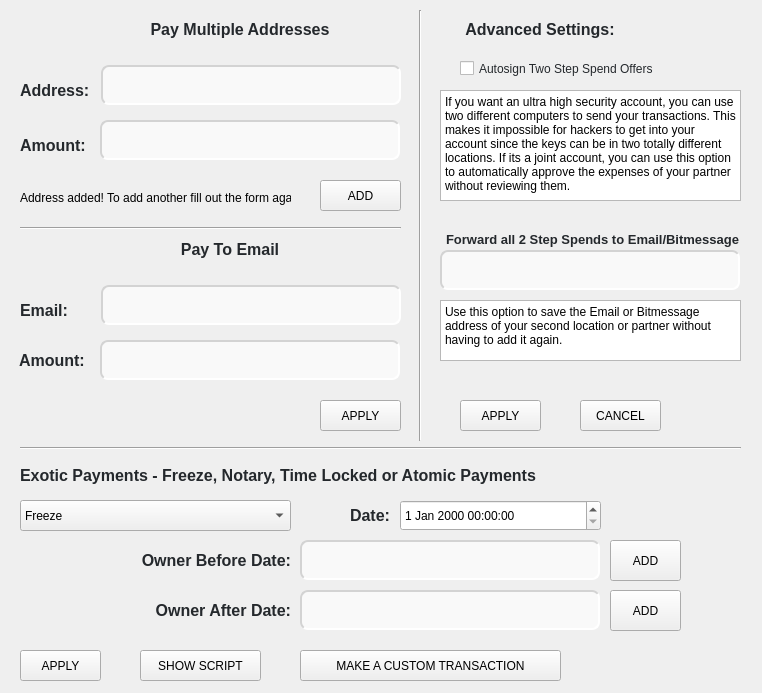
<?xml version="1.0" encoding="UTF-8"?>
<ui version="4.0">
 <class>Form</class>
 <widget class="QWidget" name="Form">
  <property name="geometry">
   <rect>
    <x>0</x>
    <y>0</y>
    <width>762</width>
    <height>693</height>
   </rect>
  </property>
  <property name="windowTitle">
   <string>Form</string>
  </property>
  <widget class="QLabel" name="AmountLabel">
   <property name="geometry">
    <rect>
     <x>20</x>
     <y>125</y>
     <width>66</width>
     <height>40</height>
    </rect>
   </property>
   <property name="font">
    <font>
     <family>Arial</family>
     <pointsize>12</pointsize>
     <weight>75</weight>
     <italic>false</italic>
     <bold>true</bold>
    </font>
   </property>
   <property name="styleSheet">
    <string notr="true">color:#24282C;
font: bold 12pt &quot;Arial&quot;;</string>
   </property>
   <property name="text">
    <string>Amount:</string>
   </property>
  </widget>
  <widget class="QLabel" name="PayToLabel">
   <property name="geometry">
    <rect>
     <x>20</x>
     <y>70</y>
     <width>71</width>
     <height>40</height>
    </rect>
   </property>
   <property name="font">
    <font>
     <family>Arial</family>
     <pointsize>12</pointsize>
     <weight>75</weight>
     <italic>false</italic>
     <bold>true</bold>
    </font>
   </property>
   <property name="styleSheet">
    <string notr="true">color:#24282C;
font: bold 12pt &quot;Arial&quot;;</string>
   </property>
   <property name="text">
    <string>Address:</string>
   </property>
  </widget>
  <widget class="QLineEdit" name="BitAmount">
   <property name="geometry">
    <rect>
     <x>100</x>
     <y>120</y>
     <width>300</width>
     <height>40</height>
    </rect>
   </property>
   <property name="minimumSize">
    <size>
     <width>300</width>
     <height>40</height>
    </size>
   </property>
   <property name="maximumSize">
    <size>
     <width>300</width>
     <height>40</height>
    </size>
   </property>
   <property name="styleSheet">
    <string notr="true">font: 14pt &quot;Arial&quot;;
color: #24282C;
background-color:rgba(251, 251, 251, 80%);
border-radius: 8px;
     border-style: inset;
border-width: 2px;
border-color: lightgrey;
</string>
   </property>
  </widget>
  <widget class="QLineEdit" name="BitPayTo">
   <property name="geometry">
    <rect>
     <x>101</x>
     <y>65</y>
     <width>300</width>
     <height>40</height>
    </rect>
   </property>
   <property name="minimumSize">
    <size>
     <width>300</width>
     <height>40</height>
    </size>
   </property>
   <property name="maximumSize">
    <size>
     <width>300</width>
     <height>40</height>
    </size>
   </property>
   <property name="styleSheet">
    <string notr="true">font: 14pt &quot;Arial&quot;;
color: #24282C;
background-color:rgba(251, 251, 251, 80%);
border-radius: 8px;
     border-style: inset;
border-width: 2px;
border-color: lightgrey;
</string>
   </property>
  </widget>
  <widget class="QLabel" name="MultiPay">
   <property name="geometry">
    <rect>
     <x>150</x>
     <y>20</y>
     <width>180</width>
     <height>19</height>
    </rect>
   </property>
   <property name="minimumSize">
    <size>
     <width>180</width>
     <height>0</height>
    </size>
   </property>
   <property name="font">
    <font>
     <family>Arial</family>
     <pointsize>12</pointsize>
     <weight>75</weight>
     <italic>false</italic>
     <bold>true</bold>
    </font>
   </property>
   <property name="layoutDirection">
    <enum>Qt::LeftToRight</enum>
   </property>
   <property name="styleSheet">
    <string notr="true">color:#24282C;
font: bold 12pt &quot;Arial&quot;;</string>
   </property>
   <property name="text">
    <string>Pay Multiple Addresses</string>
   </property>
   <property name="alignment">
    <set>Qt::AlignCenter</set>
   </property>
  </widget>
  <widget class="QLabel" name="Email">
   <property name="geometry">
    <rect>
     <x>140</x>
     <y>240</y>
     <width>180</width>
     <height>19</height>
    </rect>
   </property>
   <property name="minimumSize">
    <size>
     <width>180</width>
     <height>0</height>
    </size>
   </property>
   <property name="font">
    <font>
     <family>Arial</family>
     <pointsize>12</pointsize>
     <weight>75</weight>
     <italic>false</italic>
     <bold>true</bold>
    </font>
   </property>
   <property name="layoutDirection">
    <enum>Qt::LeftToRight</enum>
   </property>
   <property name="styleSheet">
    <string notr="true">color:#24282C;
font: bold 12pt &quot;Arial&quot;;</string>
   </property>
   <property name="text">
    <string>Pay To Email</string>
   </property>
   <property name="alignment">
    <set>Qt::AlignCenter</set>
   </property>
  </widget>
  <widget class="QPushButton" name="APPLY">
   <property name="geometry">
    <rect>
     <x>460</x>
     <y>400</y>
     <width>81</width>
     <height>31</height>
    </rect>
   </property>
   <property name="text">
    <string>APPLY</string>
   </property>
  </widget>
  <widget class="QPushButton" name="CANCEL">
   <property name="geometry">
    <rect>
     <x>580</x>
     <y>400</y>
     <width>81</width>
     <height>31</height>
    </rect>
   </property>
   <property name="text">
    <string>CANCEL</string>
   </property>
  </widget>
  <widget class="QLineEdit" name="BitPayTo_2">
   <property name="geometry">
    <rect>
     <x>101</x>
     <y>285</y>
     <width>300</width>
     <height>40</height>
    </rect>
   </property>
   <property name="minimumSize">
    <size>
     <width>300</width>
     <height>40</height>
    </size>
   </property>
   <property name="maximumSize">
    <size>
     <width>300</width>
     <height>40</height>
    </size>
   </property>
   <property name="styleSheet">
    <string notr="true">font: 14pt &quot;Arial&quot;;
color: #24282C;
background-color:rgba(251, 251, 251, 80%);
border-radius: 8px;
     border-style: inset;
border-width: 2px;
border-color: lightgrey;
</string>
   </property>
  </widget>
  <widget class="QLabel" name="PayToLabel_2">
   <property name="geometry">
    <rect>
     <x>20</x>
     <y>290</y>
     <width>66</width>
     <height>40</height>
    </rect>
   </property>
   <property name="font">
    <font>
     <family>Arial</family>
     <pointsize>12</pointsize>
     <weight>75</weight>
     <italic>false</italic>
     <bold>true</bold>
    </font>
   </property>
   <property name="styleSheet">
    <string notr="true">color:#24282C;
font: bold 12pt &quot;Arial&quot;;</string>
   </property>
   <property name="text">
    <string>Email:</string>
   </property>
  </widget>
  <widget class="Line" name="line">
   <property name="geometry">
    <rect>
     <x>20</x>
     <y>220</y>
     <width>381</width>
     <height>16</height>
    </rect>
   </property>
   <property name="orientation">
    <enum>Qt::Horizontal</enum>
   </property>
  </widget>
  <widget class="Line" name="line_2">
   <property name="geometry">
    <rect>
     <x>410</x>
     <y>10</y>
     <width>20</width>
     <height>431</height>
    </rect>
   </property>
   <property name="orientation">
    <enum>Qt::Vertical</enum>
   </property>
  </widget>
  <widget class="QPushButton" name="APPLYEMAIL">
   <property name="geometry">
    <rect>
     <x>320</x>
     <y>400</y>
     <width>81</width>
     <height>31</height>
    </rect>
   </property>
   <property name="text">
    <string>APPLY</string>
   </property>
  </widget>
  <widget class="QPushButton" name="ADD">
   <property name="geometry">
    <rect>
     <x>320</x>
     <y>180</y>
     <width>81</width>
     <height>31</height>
    </rect>
   </property>
   <property name="text">
    <string>ADD</string>
   </property>
  </widget>
  <widget class="QLabel" name="Advanced">
   <property name="geometry">
    <rect>
     <x>450</x>
     <y>20</y>
     <width>180</width>
     <height>19</height>
    </rect>
   </property>
   <property name="minimumSize">
    <size>
     <width>180</width>
     <height>0</height>
    </size>
   </property>
   <property name="font">
    <font>
     <family>Arial</family>
     <pointsize>12</pointsize>
     <weight>75</weight>
     <italic>false</italic>
     <bold>true</bold>
    </font>
   </property>
   <property name="layoutDirection">
    <enum>Qt::LeftToRight</enum>
   </property>
   <property name="styleSheet">
    <string notr="true">color:#24282C;
font: bold 12pt &quot;Arial&quot;;</string>
   </property>
   <property name="text">
    <string>Advanced Settings:</string>
   </property>
   <property name="alignment">
    <set>Qt::AlignCenter</set>
   </property>
  </widget>
  <widget class="QLabel" name="Note">
   <property name="geometry">
    <rect>
     <x>20</x>
     <y>190</y>
     <width>271</width>
     <height>16</height>
    </rect>
   </property>
   <property name="text">
    <string>Address added! To add another fill out the form again.</string>
   </property>
  </widget>
  <widget class="QLabel" name="AmountLabel_2">
   <property name="geometry">
    <rect>
     <x>19</x>
     <y>340</y>
     <width>66</width>
     <height>40</height>
    </rect>
   </property>
   <property name="font">
    <font>
     <family>Arial</family>
     <pointsize>12</pointsize>
     <weight>75</weight>
     <italic>false</italic>
     <bold>true</bold>
    </font>
   </property>
   <property name="styleSheet">
    <string notr="true">color:#24282C;
font: bold 12pt &quot;Arial&quot;;</string>
   </property>
   <property name="text">
    <string>Amount:</string>
   </property>
  </widget>
  <widget class="QLineEdit" name="BitAmount_2">
   <property name="geometry">
    <rect>
     <x>100</x>
     <y>340</y>
     <width>300</width>
     <height>40</height>
    </rect>
   </property>
   <property name="minimumSize">
    <size>
     <width>300</width>
     <height>40</height>
    </size>
   </property>
   <property name="maximumSize">
    <size>
     <width>300</width>
     <height>40</height>
    </size>
   </property>
   <property name="styleSheet">
    <string notr="true">font: 14pt &quot;Arial&quot;;
color: #24282C;
background-color:rgba(251, 251, 251, 80%);
border-radius: 8px;
     border-style: inset;
border-width: 2px;
border-color: lightgrey;
</string>
   </property>
  </widget>
  <widget class="QCheckBox" name="Autosign">
   <property name="geometry">
    <rect>
     <x>460</x>
     <y>60</y>
     <width>231</width>
     <height>17</height>
    </rect>
   </property>
   <property name="styleSheet">
    <string notr="true">color:#24282C;
font: bold 10pt &quot;Arial&quot;;</string>
   </property>
   <property name="text">
    <string>Autosign Two Step Spend Offers</string>
   </property>
  </widget>
  <widget class="QLabel" name="Forward">
   <property name="geometry">
    <rect>
     <x>437</x>
     <y>230</y>
     <width>311</width>
     <height>19</height>
    </rect>
   </property>
   <property name="minimumSize">
    <size>
     <width>180</width>
     <height>0</height>
    </size>
   </property>
   <property name="font">
    <font>
     <family>Arial</family>
     <pointsize>10</pointsize>
     <weight>75</weight>
     <italic>false</italic>
     <bold>true</bold>
    </font>
   </property>
   <property name="layoutDirection">
    <enum>Qt::LeftToRight</enum>
   </property>
   <property name="styleSheet">
    <string notr="true">color:#24282C;
font: bold 10pt &quot;Arial&quot;;</string>
   </property>
   <property name="text">
    <string>Forward all 2 Step Spends to Email/Bitmessage</string>
   </property>
   <property name="alignment">
    <set>Qt::AlignCenter</set>
   </property>
  </widget>
  <widget class="QLineEdit" name="ForwardEmail">
   <property name="geometry">
    <rect>
     <x>440</x>
     <y>250</y>
     <width>300</width>
     <height>40</height>
    </rect>
   </property>
   <property name="minimumSize">
    <size>
     <width>300</width>
     <height>40</height>
    </size>
   </property>
   <property name="maximumSize">
    <size>
     <width>300</width>
     <height>40</height>
    </size>
   </property>
   <property name="styleSheet">
    <string notr="true">font: 14pt &quot;Arial&quot;;
color: #24282C;
background-color:rgba(251, 251, 251, 80%);
border-radius: 8px;
     border-style: inset;
border-width: 2px;
border-color: lightgrey;
</string>
   </property>
  </widget>
  <widget class="QTextBrowser" name="AutoExplain">
   <property name="geometry">
    <rect>
     <x>440</x>
     <y>90</y>
     <width>301</width>
     <height>111</height>
    </rect>
   </property>
   <property name="html">
    <string>&lt;!DOCTYPE HTML PUBLIC &quot;-//W3C//DTD HTML 4.0//EN&quot; &quot;http://www.w3.org/TR/REC-html40/strict.dtd&quot;&gt;
&lt;html&gt;&lt;head&gt;&lt;meta name=&quot;qrichtext&quot; content=&quot;1&quot; /&gt;&lt;style type=&quot;text/css&quot;&gt;
p, li { white-space: pre-wrap; }
&lt;/style&gt;&lt;/head&gt;&lt;body style=&quot; font-family:'MS Shell Dlg 2'; font-size:8.25pt; font-weight:400; font-style:normal;&quot;&gt;
&lt;p style=&quot; margin-top:0px; margin-bottom:0px; margin-left:0px; margin-right:0px; -qt-block-indent:0; text-indent:0px;&quot;&gt;&lt;span style=&quot; font-size:9pt;&quot;&gt;If you want an ultra high security account, you can use two different computers to send your transactions. This makes it impossible for hackers to get into your account since the keys can be in two totally different locations. If its a joint account, you can use this option to automatically approve the expenses of your partner without reviewing them.&lt;/span&gt;&lt;/p&gt;&lt;/body&gt;&lt;/html&gt;</string>
   </property>
  </widget>
  <widget class="QTextBrowser" name="ForwardExplain">
   <property name="geometry">
    <rect>
     <x>440</x>
     <y>300</y>
     <width>301</width>
     <height>61</height>
    </rect>
   </property>
   <property name="html">
    <string>&lt;!DOCTYPE HTML PUBLIC &quot;-//W3C//DTD HTML 4.0//EN&quot; &quot;http://www.w3.org/TR/REC-html40/strict.dtd&quot;&gt;
&lt;html&gt;&lt;head&gt;&lt;meta name=&quot;qrichtext&quot; content=&quot;1&quot; /&gt;&lt;style type=&quot;text/css&quot;&gt;
p, li { white-space: pre-wrap; }
&lt;/style&gt;&lt;/head&gt;&lt;body style=&quot; font-family:'MS Shell Dlg 2'; font-size:8.25pt; font-weight:400; font-style:normal;&quot;&gt;
&lt;p style=&quot; margin-top:0px; margin-bottom:0px; margin-left:0px; margin-right:0px; -qt-block-indent:0; text-indent:0px;&quot;&gt;&lt;span style=&quot; font-size:9pt;&quot;&gt;Use this option to save the Email or Bitmessage address of your second location or partner without having to add it again.&lt;/span&gt;&lt;/p&gt;&lt;/body&gt;&lt;/html&gt;</string>
   </property>
  </widget>
  <widget class="Line" name="line_3">
   <property name="geometry">
    <rect>
     <x>20</x>
     <y>440</y>
     <width>721</width>
     <height>16</height>
    </rect>
   </property>
   <property name="orientation">
    <enum>Qt::Horizontal</enum>
   </property>
  </widget>
  <widget class="QLabel" name="ExoticLabel">
   <property name="geometry">
    <rect>
     <x>20</x>
     <y>460</y>
     <width>721</width>
     <height>31</height>
    </rect>
   </property>
   <property name="minimumSize">
    <size>
     <width>180</width>
     <height>0</height>
    </size>
   </property>
   <property name="font">
    <font>
     <family>Arial</family>
     <pointsize>12</pointsize>
     <weight>75</weight>
     <italic>false</italic>
     <bold>true</bold>
    </font>
   </property>
   <property name="layoutDirection">
    <enum>Qt::LeftToRight</enum>
   </property>
   <property name="styleSheet">
    <string notr="true">color:#24282C;
font: bold 12pt &quot;Arial&quot;;</string>
   </property>
   <property name="text">
    <string>Exotic Payments - Freeze, Notary, Time Locked or Atomic Payments</string>
   </property>
   <property name="alignment">
    <set>Qt::AlignLeading|Qt::AlignLeft|Qt::AlignVCenter</set>
   </property>
  </widget>
  <widget class="QComboBox" name="comboBox">
   <property name="geometry">
    <rect>
     <x>20</x>
     <y>500</y>
     <width>271</width>
     <height>31</height>
    </rect>
   </property>
   <item>
    <property name="text">
     <string>Freeze</string>
    </property>
   </item>
   <item>
    <property name="text">
     <string>Advanced Time Lock</string>
    </property>
   </item>
   <item>
    <property name="text">
     <string>Notarize/Burn Message</string>
    </property>
   </item>
  </widget>
  <widget class="QLineEdit" name="OwnerBefore">
   <property name="geometry">
    <rect>
     <x>300</x>
     <y>540</y>
     <width>300</width>
     <height>40</height>
    </rect>
   </property>
   <property name="minimumSize">
    <size>
     <width>300</width>
     <height>40</height>
    </size>
   </property>
   <property name="maximumSize">
    <size>
     <width>300</width>
     <height>40</height>
    </size>
   </property>
   <property name="styleSheet">
    <string notr="true">font: 14pt &quot;Arial&quot;;
color: #24282C;
background-color:rgba(251, 251, 251, 80%);
border-radius: 8px;
     border-style: inset;
border-width: 2px;
border-color: lightgrey;
</string>
   </property>
  </widget>
  <widget class="QPushButton" name="AddBefore">
   <property name="geometry">
    <rect>
     <x>610</x>
     <y>540</y>
     <width>71</width>
     <height>41</height>
    </rect>
   </property>
   <property name="text">
    <string>ADD</string>
   </property>
  </widget>
  <widget class="QDateTimeEdit" name="dateTimeEdit">
   <property name="geometry">
    <rect>
     <x>400</x>
     <y>500</y>
     <width>201</width>
     <height>31</height>
    </rect>
   </property>
  </widget>
  <widget class="QLineEdit" name="OwnerAfter">
   <property name="geometry">
    <rect>
     <x>300</x>
     <y>590</y>
     <width>300</width>
     <height>40</height>
    </rect>
   </property>
   <property name="minimumSize">
    <size>
     <width>300</width>
     <height>40</height>
    </size>
   </property>
   <property name="maximumSize">
    <size>
     <width>300</width>
     <height>40</height>
    </size>
   </property>
   <property name="styleSheet">
    <string notr="true">font: 14pt &quot;Arial&quot;;
color: #24282C;
background-color:rgba(251, 251, 251, 80%);
border-radius: 8px;
     border-style: inset;
border-width: 2px;
border-color: lightgrey;
</string>
   </property>
  </widget>
  <widget class="QLabel" name="DateTitle">
   <property name="geometry">
    <rect>
     <x>290</x>
     <y>500</y>
     <width>100</width>
     <height>31</height>
    </rect>
   </property>
   <property name="minimumSize">
    <size>
     <width>100</width>
     <height>0</height>
    </size>
   </property>
   <property name="font">
    <font>
     <family>Arial</family>
     <pointsize>12</pointsize>
     <weight>75</weight>
     <italic>false</italic>
     <bold>true</bold>
    </font>
   </property>
   <property name="layoutDirection">
    <enum>Qt::LeftToRight</enum>
   </property>
   <property name="styleSheet">
    <string notr="true">color:#24282C;
font: bold 12pt &quot;Arial&quot;;</string>
   </property>
   <property name="text">
    <string>Date:</string>
   </property>
   <property name="alignment">
    <set>Qt::AlignRight|Qt::AlignTrailing|Qt::AlignVCenter</set>
   </property>
  </widget>
  <widget class="QLabel" name="OwnAfterTitle">
   <property name="geometry">
    <rect>
     <x>20</x>
     <y>590</y>
     <width>271</width>
     <height>41</height>
    </rect>
   </property>
   <property name="minimumSize">
    <size>
     <width>100</width>
     <height>0</height>
    </size>
   </property>
   <property name="font">
    <font>
     <family>Arial</family>
     <pointsize>12</pointsize>
     <weight>75</weight>
     <italic>false</italic>
     <bold>true</bold>
    </font>
   </property>
   <property name="layoutDirection">
    <enum>Qt::LeftToRight</enum>
   </property>
   <property name="styleSheet">
    <string notr="true">color:#24282C;
font: bold 12pt &quot;Arial&quot;;</string>
   </property>
   <property name="text">
    <string>Owner After Date:</string>
   </property>
   <property name="alignment">
    <set>Qt::AlignRight|Qt::AlignTrailing|Qt::AlignVCenter</set>
   </property>
  </widget>
  <widget class="QPushButton" name="AddAfter">
   <property name="geometry">
    <rect>
     <x>610</x>
     <y>590</y>
     <width>71</width>
     <height>41</height>
    </rect>
   </property>
   <property name="text">
    <string>ADD</string>
   </property>
  </widget>
  <widget class="QLabel" name="OwnBeforeTitle">
   <property name="geometry">
    <rect>
     <x>20</x>
     <y>540</y>
     <width>271</width>
     <height>41</height>
    </rect>
   </property>
   <property name="minimumSize">
    <size>
     <width>100</width>
     <height>0</height>
    </size>
   </property>
   <property name="font">
    <font>
     <family>Arial</family>
     <pointsize>12</pointsize>
     <weight>75</weight>
     <italic>false</italic>
     <bold>true</bold>
    </font>
   </property>
   <property name="layoutDirection">
    <enum>Qt::LeftToRight</enum>
   </property>
   <property name="styleSheet">
    <string notr="true">color:#24282C;
font: bold 12pt &quot;Arial&quot;;</string>
   </property>
   <property name="text">
    <string>Owner Before Date:</string>
   </property>
   <property name="alignment">
    <set>Qt::AlignRight|Qt::AlignTrailing|Qt::AlignVCenter</set>
   </property>
  </widget>
  <widget class="QPushButton" name="APPLYCUSTOM">
   <property name="geometry">
    <rect>
     <x>20</x>
     <y>650</y>
     <width>81</width>
     <height>31</height>
    </rect>
   </property>
   <property name="text">
    <string>APPLY</string>
   </property>
  </widget>
  <widget class="QPushButton" name="ShowScript">
   <property name="geometry">
    <rect>
     <x>140</x>
     <y>650</y>
     <width>121</width>
     <height>31</height>
    </rect>
   </property>
   <property name="text">
    <string>SHOW SCRIPT</string>
   </property>
  </widget>
  <widget class="QPushButton" name="MakeCustom">
   <property name="geometry">
    <rect>
     <x>300</x>
     <y>650</y>
     <width>261</width>
     <height>31</height>
    </rect>
   </property>
   <property name="text">
    <string>MAKE A CUSTOM TRANSACTION</string>
   </property>
  </widget>
 </widget>
 <resources/>
 <connections/>
</ui>
